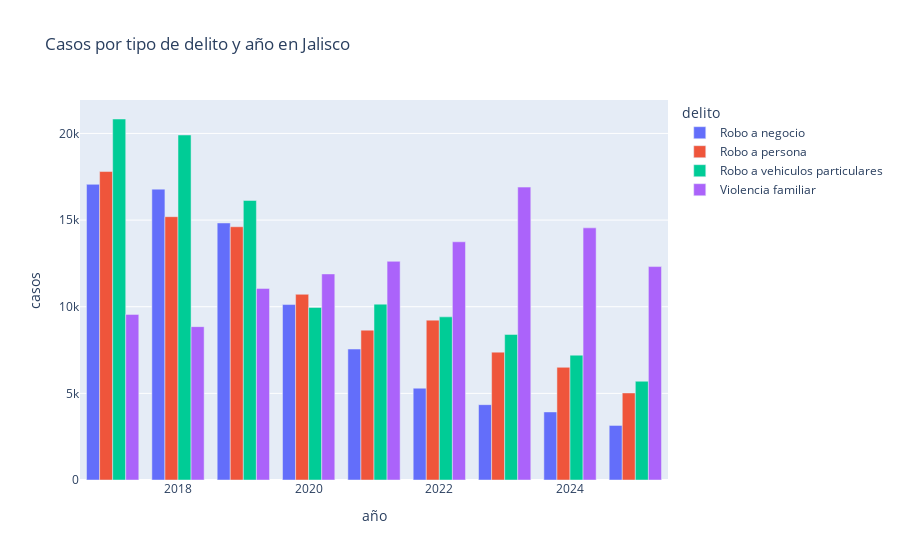

Here is the notebook cell this chart was saved with:
### Code cell
delitos_interes = [
    "Robo a negocio",
    "Robo a persona",
    "Robo a vehiculos particulares",
    "Violencia familiar",
]
df_filtrado = df[df["delito"].isin(delitos_interes)]

conteo_anual = (
    df_filtrado
    .groupby(["año", "delito"])
    .size()
    .reset_index(name="casos")
)


fig = px.bar(
    conteo_anual,
    x="año",
    y="casos",
    color="delito",
    barmode="group",
    title="Casos por tipo de delito y año en Jalisco"
)

fig.show()

### Figure 1 — Plotly figure (JSON) as saved in the notebook; plotly's stock layout.template omitted (floating-point values rounded to 4 significant figures)
{"data": [{"alignmentgroup": "True", "hovertemplate": "delito=Robo a negocio<br>año=%{x}<br>casos=%{y}<extra></extra>", "legendgroup": "Robo a negocio", "marker": {"color": "#636efa", "pattern": {"shape": ""}}, "name": "Robo a negocio", "offsetgroup": "Robo a negocio", "orientation": "v", "showlegend": true, "textposition": "auto", "type": "bar", "x": [2017, 2018, 2019, 2020, 2021, 2022, 2023, 2024, 2025], "xaxis": "x", "y": [17063, 16786, 14833, 10125, 7557, 5299, 4347, 3928, 3148], "yaxis": "y"}, {"alignmentgroup": "True", "hovertemplate": "delito=Robo a persona<br>año=%{x}<br>casos=%{y}<extra></extra>", "legendgroup": "Robo a persona", "marker": {"color": "#EF553B", "pattern": {"shape": ""}}, "name": "Robo a persona", "offsetgroup": "Robo a persona", "orientation": "v", "showlegend": true, "textposition": "auto", "type": "bar", "x": [2017, 2018, 2019, 2020, 2021, 2022, 2023, 2024, 2025], "xaxis": "x", "y": [17801, 15196, 14615, 10717, 8647, 9226, 7379, 6503, 5024], "yaxis": "y"}, {"alignmentgroup": "True", "hovertemplate": "delito=Robo a vehiculos particulares<br>año=%{x}<br>casos=%{y}<extra></extra>", "legendgroup": "Robo a vehiculos particulares", "marker": {"color": "#00cc96", "pattern": {"shape": ""}}, "name": "Robo a vehiculos particulares", "offsetgroup": "Robo a vehiculos particulares", "orientation": "v", "showlegend": true, "textposition": "auto", "type": "bar", "x": [2017, 2018, 2019, 2020, 2021, 2022, 2023, 2024, 2025], "xaxis": "x", "y": [20833, 19910, 16134, 9956, 10148, 9415, 8400, 7204, 5700], "yaxis": "y"}, {"alignmentgroup": "True", "hovertemplate": "delito=Violencia familiar<br>año=%{x}<br>casos=%{y}<extra></extra>", "legendgroup": "Violencia familiar", "marker": {"color": "#ab63fa", "pattern": {"shape": ""}}, "name": "Violencia familiar", "offsetgroup": "Violencia familiar", "orientation": "v", "showlegend": true, "textposition": "auto", "type": "bar", "x": [2017, 2018, 2019, 2020, 2021, 2022, 2023, 2024, 2025], "xaxis": "x", "y": [9557, 8850, 11056, 11892, 12620, 13747, 16903, 14550, 12316], "yaxis": "y"}], "layout": {"barmode": "group", "legend": {"title": {"text": "delito"}, "tracegroupgap": 0}, "title": {"text": "Casos por tipo de delito y año en Jalisco"}, "xaxis": {"anchor": "y", "domain": [0, 1], "title": {"text": "año"}}, "yaxis": {"anchor": "x", "domain": [0, 1], "title": {"text": "casos"}}}}
